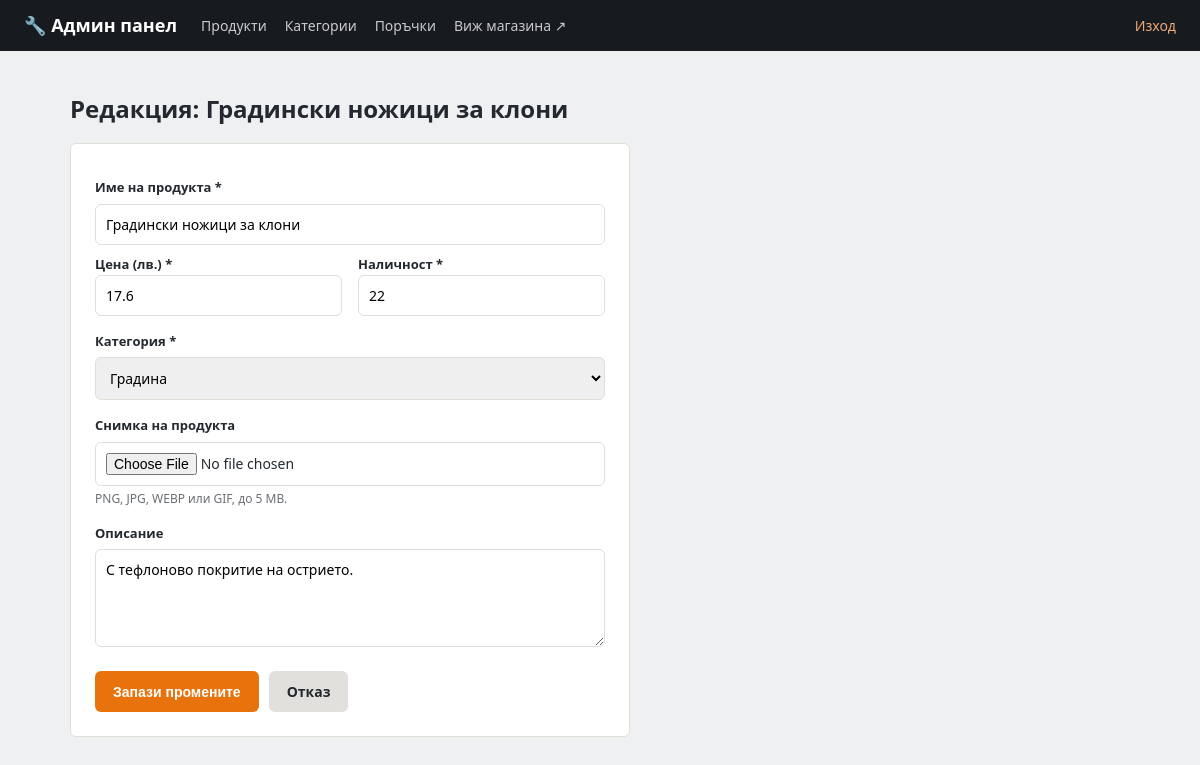
Page /admin/products/23/edit (signed in) on the earlier database version.
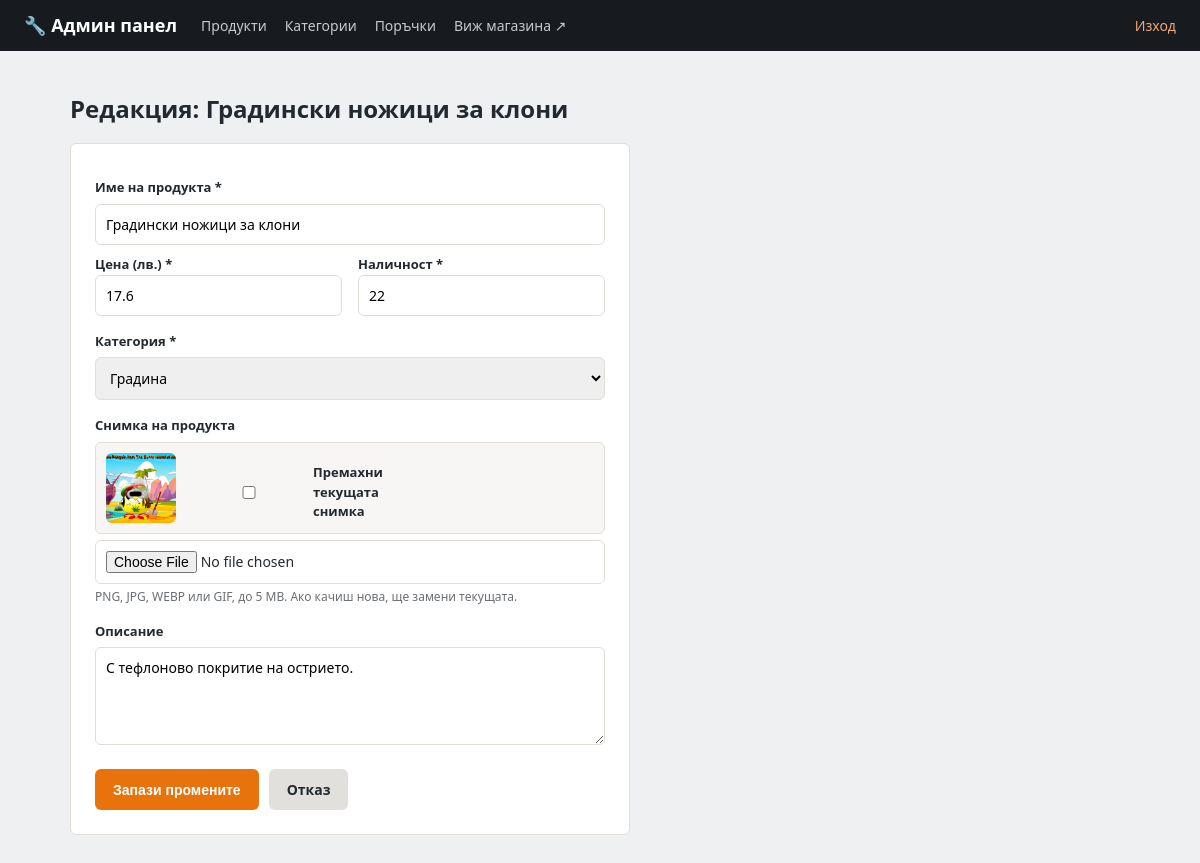
Same page on the later database version.
### models.py (models this page shows, shortened)
class Product(db.Model):
    __tablename__ = 'products'
    id = db.Column(db.Integer, primary_key=True)
    name = db.Column(db.String(200), nullable=False)
    description = db.Column(db.Text, default='')
    price = db.Column(db.Float, nullable=False)
    stock = db.Column(db.Integer, default=0)
    image_url = db.Column(db.String(300), default='')
    category_id = db.Column(db.Integer, db.ForeignKey('categories.id'), nullable=False)

### app.py (the view, shortened to what this page needs)
@app.route('/admin/products/<int:product_id>/edit', methods=['GET', 'POST'])
@admin_required
def admin_product_edit(product_id):
    product = Product.query.get_or_404(product_id)
    categories = Category.query.all()
    return render_template('admin/product_form.html', categories=categories, product=product, form=None)

### app.py (called while the page is built)
def admin_required(view_func):
    @wraps(view_func)
    def wrapper(*args, **kwargs):
        if not session.get('is_admin'):
            flash('Моля, влезте в системата.', 'error')
            return redirect(url_for('admin_login', next=request.path))
        return view_func(*args, **kwargs)
    return wrapper

### templates/admin/product_form.html (shortened to what this page needs)
{% extends 'admin/base.html' %}
{% block content %}
<h1 class="page-title">{% if product %}Редакция: {{ product.name }}{% else %}Нов продукт{% endif %}</h1>
<form method="post" class="admin-form" enctype="multipart/form-data">
    <label for="name">Име на продукта *</label>
    <input type="text" id="name" name="name" required
           value="{{ form.name if form else (product.name if product else '') }}">
    <div class="form-row">
        <div>
            <label for="price">Цена (лв.) *</label>
            <input type="number" id="price" name="price" step="0.01" min="0" required
                   value="{{ form.price if form else (product.price if product else '') }}">
        </div>
        <div>
            <label for="stock">Наличност *</label>
            <input type="number" id="stock" name="stock" min="0" required
                   value="{{ form.stock if form else (product.stock if product is not none else 0) }}">
        </div>
    </div>
    <label for="category_id">Категория *</label>
    <select id="category_id" name="category_id" required>
        {% for c in categories %}
        {% set selected_id = (form.category_id | int) if form else (product.category_id if product else None) %}
        <option value="{{ c.id }}" {% if selected_id == c.id %}selected{% endif %}>{{ c.name }}</option>
        {% endfor %}
    </select>
    <label for="image_file">Снимка на продукта</label>
    {% if product and product.image_url %}
    <div class="current-image-preview">
        <img src="{{ product.image_url }}" alt="{{ product.name }}">
        <label class="remove-image-checkbox">
            <input type="checkbox" name="remove_image" value="1"> Премахни текущата снимка
        </label>
    </div>
    {% endif %}
    <input type="file" id="image_file" name="image_file" accept=".png,.jpg,.jpeg,.webp,.gif">
    <small class="field-hint">PNG, JPG, WEBP или GIF, до 5 MB. {% if product and product.image_url %}Ако качиш нова, ще замени текущата.{% endif %}</small>
    <label for="description">Описание</label>
    <textarea id="description" name="description" rows="4">{{ form.description if form else (product.description if product else '') }}</textarea>
    <div class="admin-form-actions">
        <button type="submit" class="btn">{% if product %}Запази промените{% else %}Създай продукт{% endif %}</button>
        <a href="{{ url_for('admin_dashboard') }}" class="btn btn-secondary">Отказ</a>
    </div>
</form>
{% endblock %}

Differences in the rows shown:
changed Product "Градински ножици за клони": image_url: picture added
Other differences:
form field remove_image: (not shown) → "☐"
text now shown: "Премахни текущата снимка Ако качиш нова, ще замени текущата."
